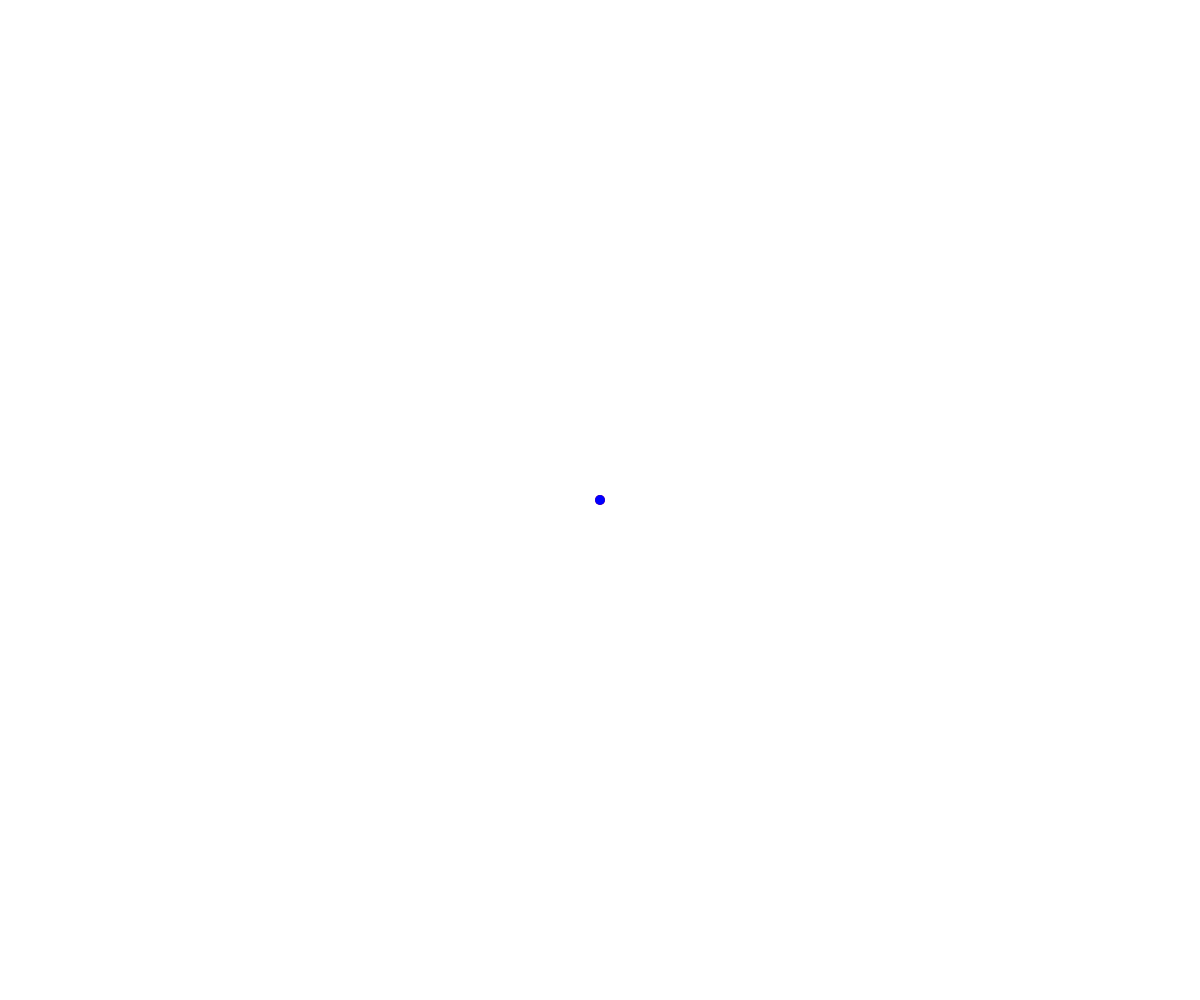
Frame 1 (no input)
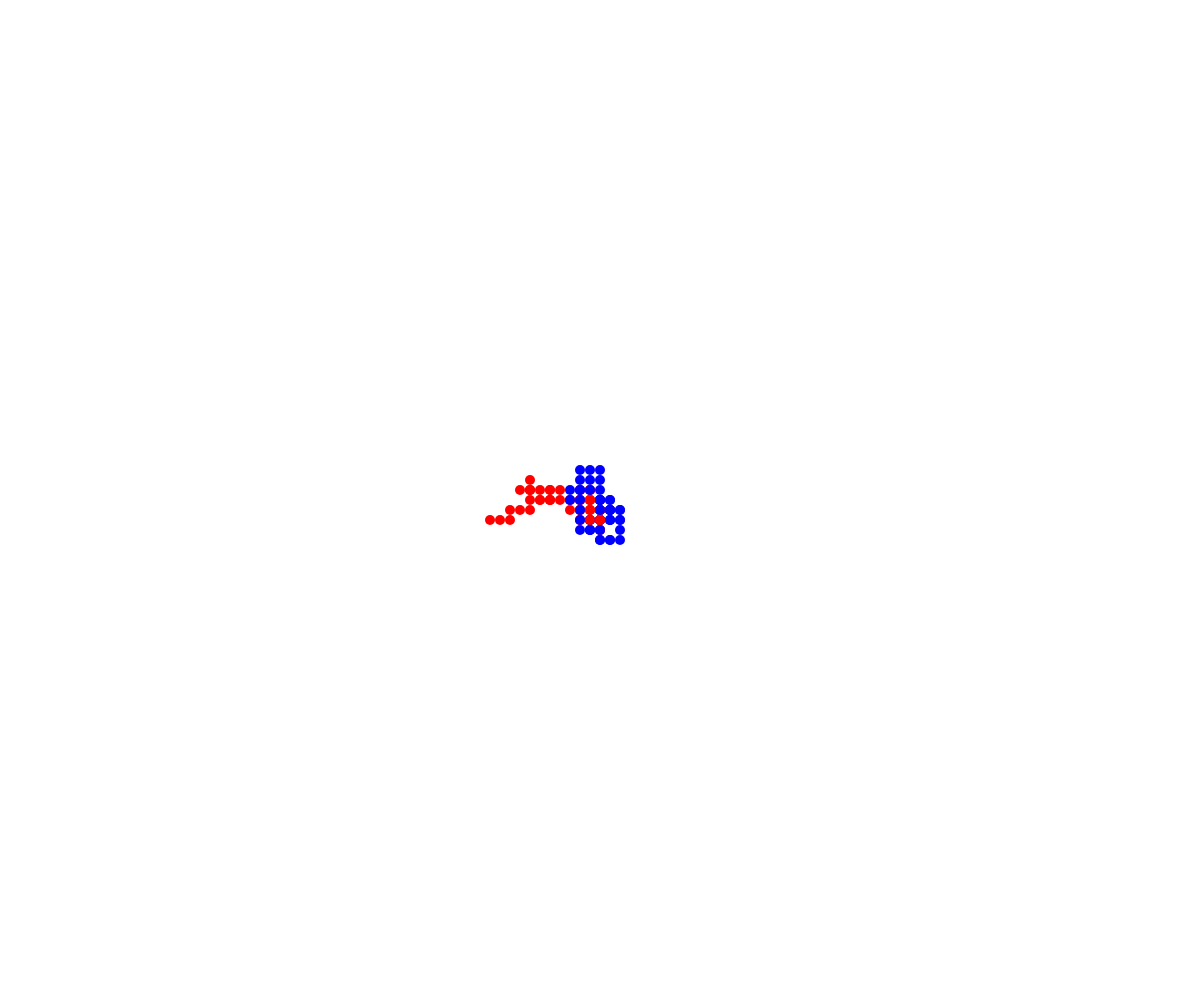
Frame 60 (no input)
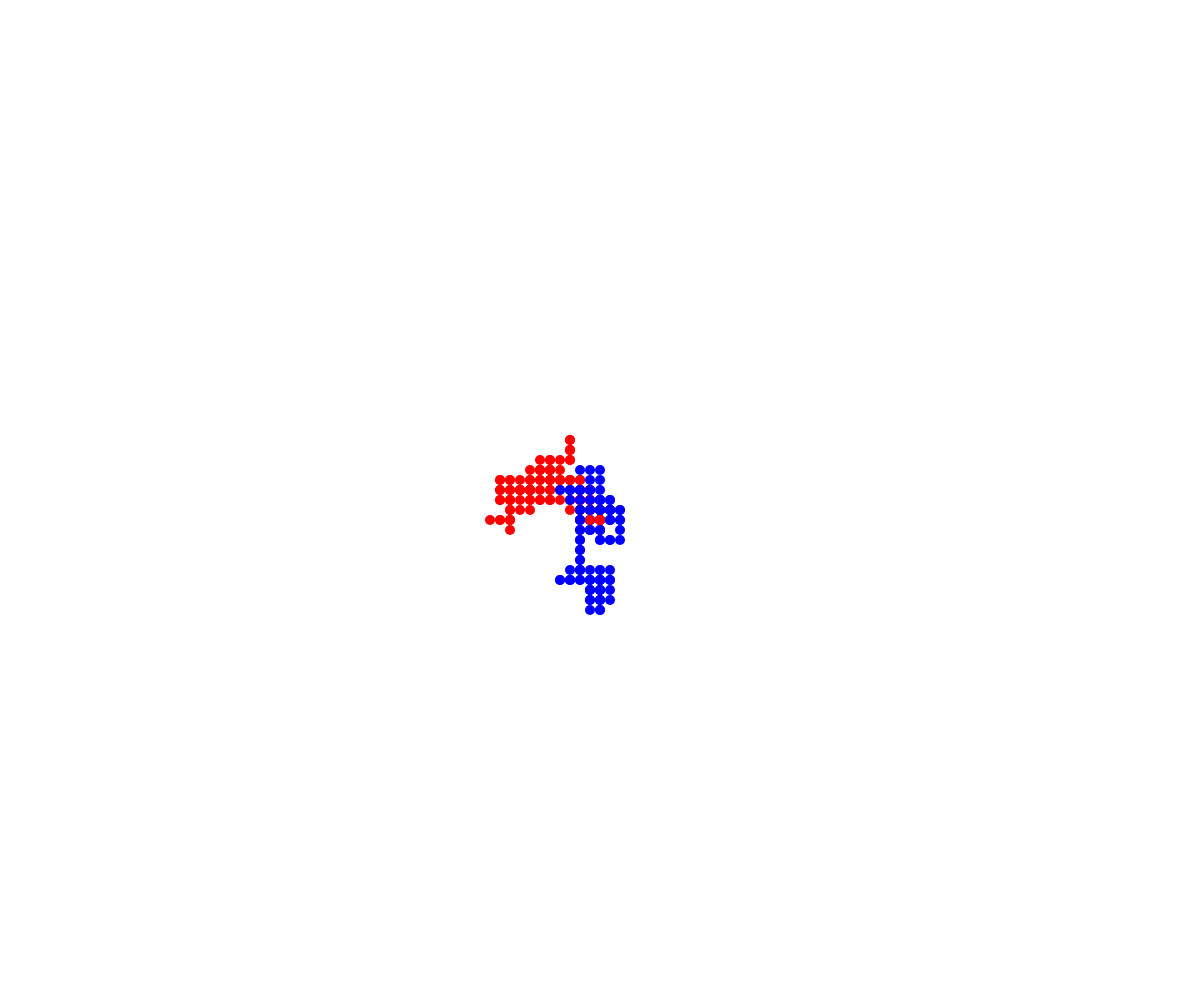
Frame 120 (the mouse pressed at the canvas centre since frame 60)

The p5.js sketch that drew these frames (run headless with seeded random() and noise() and a simulated clock; from frame 60 on, the mouse is pressed at the canvas centre):

// p5.js sketch
// ── sketch.js
// Project Title
// Your Name
// Date
//
// Extra for Experts:
// - describe what you did to take this project "above and beyond"

class Walker{
  constructor(x,y,color){
    this.x = x;
    this.y = y;
    this.color = color;
  }
  display(){
    fill(this.color);
    noStroke();
    circle(this.x, this.y, 10);
  }
  move(){
    let randum = random(100);
    if (randum > 75){
      this.x += 10;
    }
    else if (randum > 50){
      this.x -= 10;
    }
    else if (randum > 25){
      this.y += 10;
    }
    else if (randum > 0){
      this.y -= 10;
    }
  }
}

let tim;
let mit;

function setup() {
  createCanvas(windowWidth, windowHeight);
  tim = new Walker(windowWidth /2,windowHeight /2,"red");
  mit = new Walker(windowWidth /2,windowHeight /2,"blue");
}

function draw() {
  tim.display();
  tim.move();

  mit.display();
  mit.move();
}
